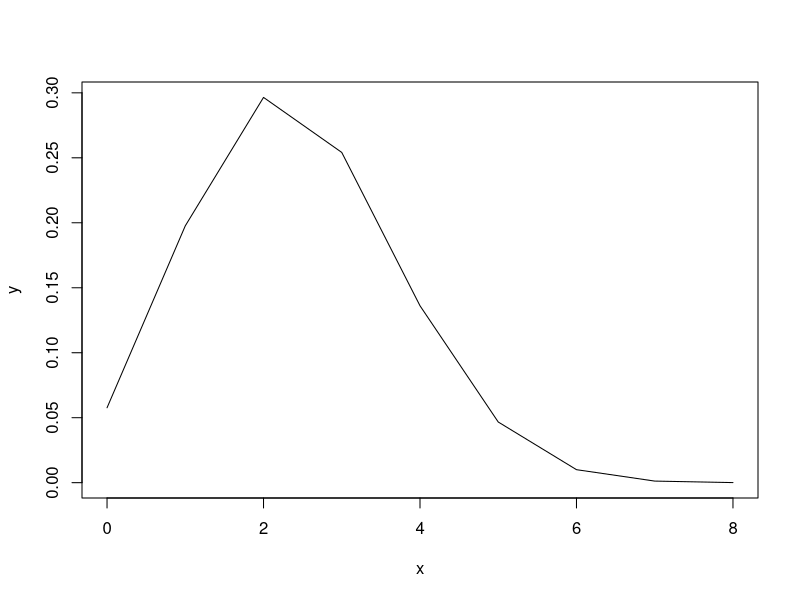
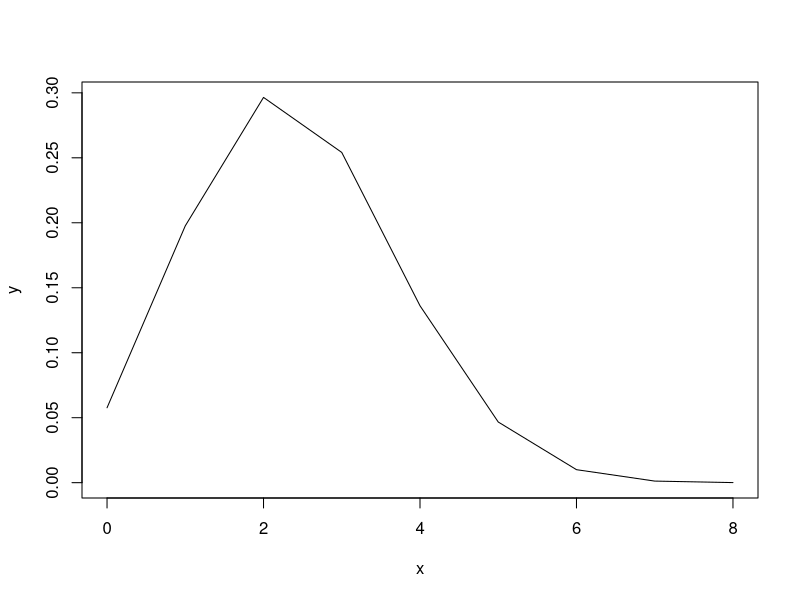
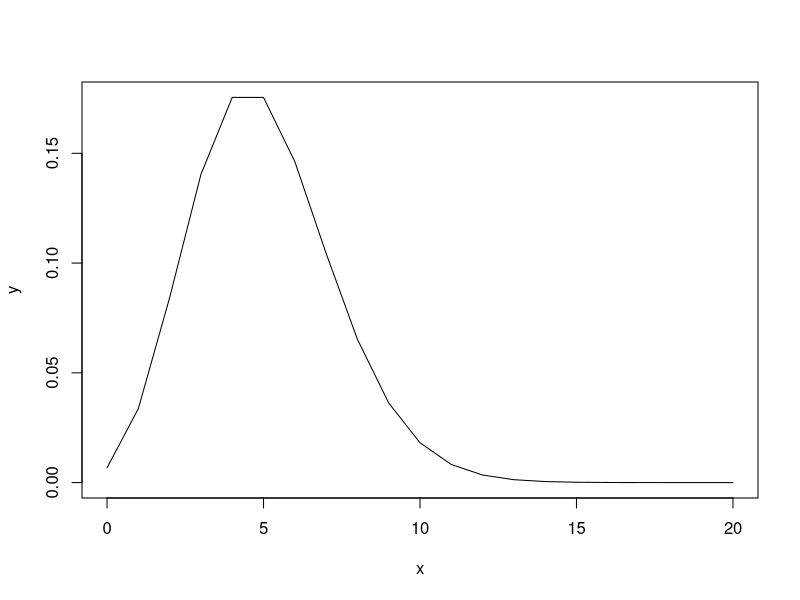
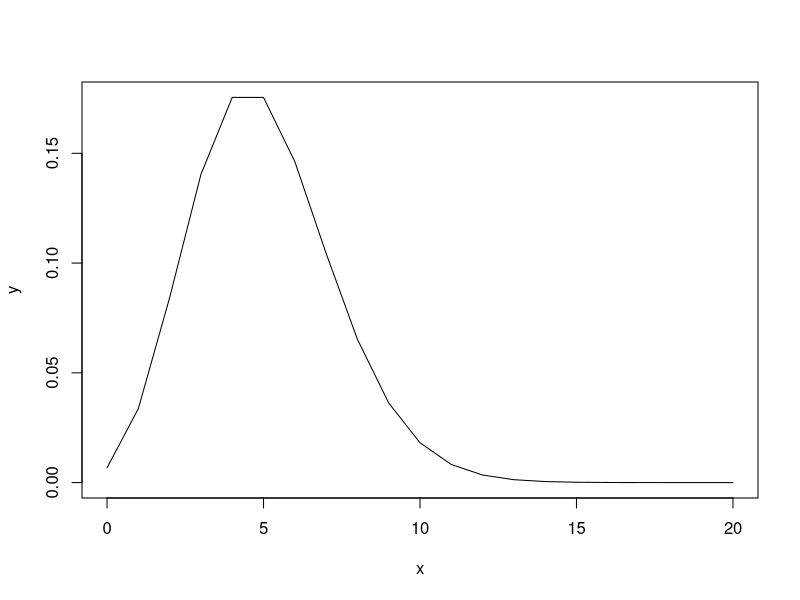
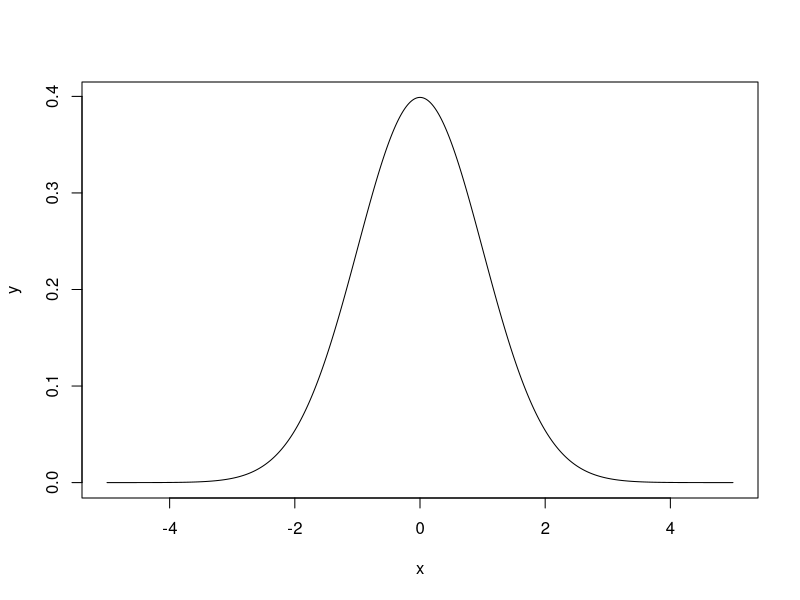
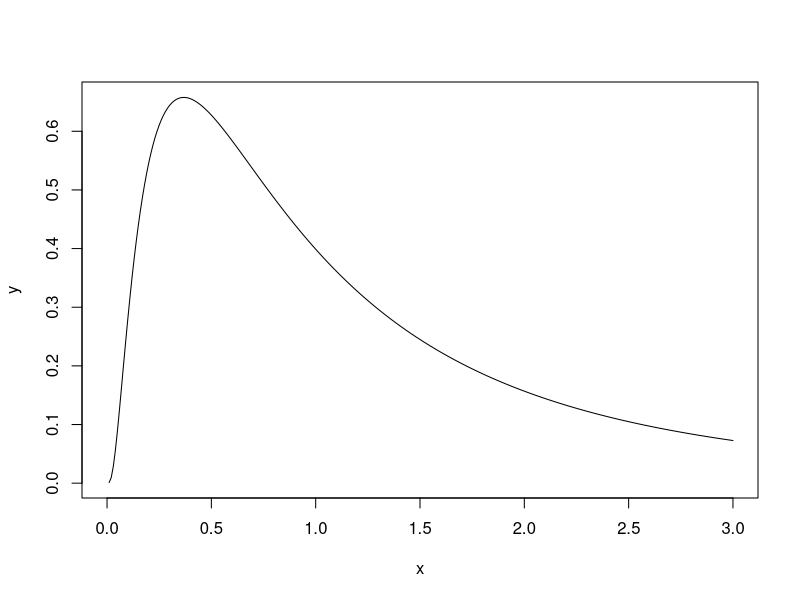
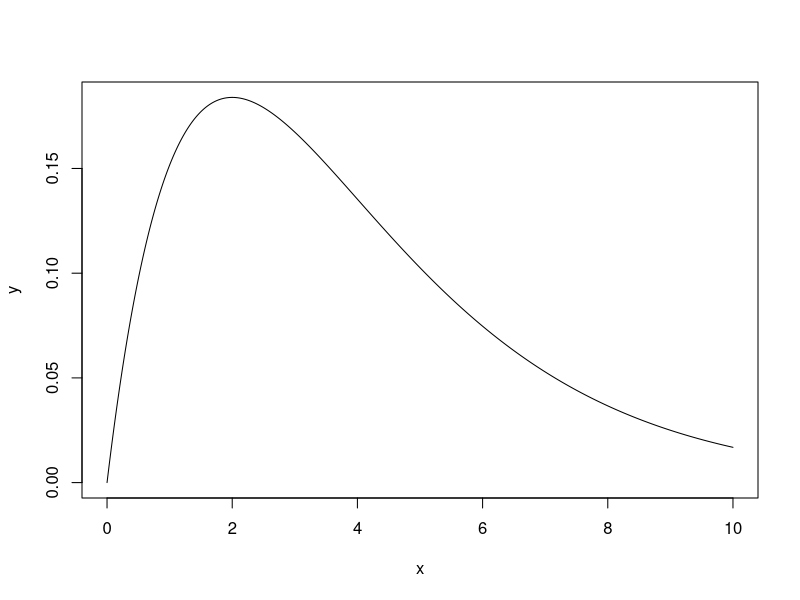
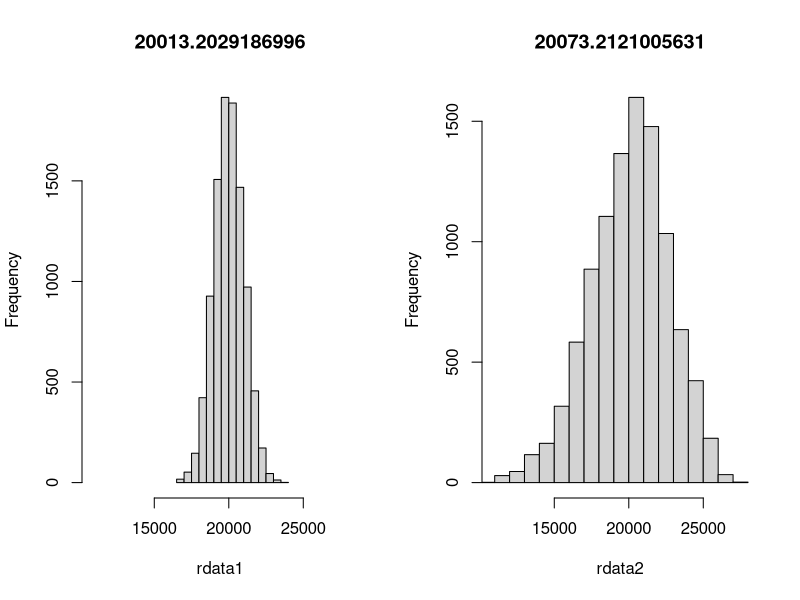

Write R code to recreate these figures, in order.
## ---- chunk 1
# 式から
p<-0.3
N<-8
x<-c(0:N)
y<-choose(N,x)*p^x*(1-p)^(N-x)
plot(x,y,type='l')
## ---- chunk 2
# 関数で
x<-c(0:8)
y<-dbinom(x,8,0.3)
plot(x,y,type='l')
## ---- chunk 3
    # 式から
    lambda<-5
    x<-c(0:20)
    y<-exp(-lambda)*lambda^x/factorial(x)
    plot(x,y,type='l')
## ---- chunk 4
  # 関数で
  lmbd<-5
  x<-c(0:20)
  y<-dpois(x,lambda=lmbd)
  plot(x,y,type='l')
## ---- chunk 5
    v<-1
    m<-0
    x<-seq(-5,5,0.01)
    y<-(1/sqrt(2*pi*v))*exp(-(x-m)^2/(2*v))
    plot(x,y,type='l')
## ---- chunk 6
    v<-1
    m<-0
    x<-seq(0,3,0.01)
    y<-1/(sqrt(2*pi*v)*x)*exp(-(log(x)-m)^2/(2*v))
    plot(x,y,type='l')
## ---- chunk 7
    shp<-2
    scl<-2
    x<-seq(0,10,0.01)
    y<-dgamma(x,shape=shp, rate=1/scl)
    plot(x,y,type='l')
## ---- chunk 8
b0<-3000
b1<-850
layout(matrix(1:2, ncol=2))
rdata1<-numeric()
rdata2<-numeric()
tp<-numeric()
for (rp in 1:100){
  tp[rp]<-rnorm(1,mean=20,sd=3)
  rdata1<-append(rdata1,rnorm(100,mean=20000,sd=1000))
  rdata2<-append(rdata2,rnorm(100,mean=b1*tp[rp]+b0,sd=1000))
}
hist(rdata1,xlim=c(min(rdata2),max(rdata2)),main=mean(rdata1))
hist(rdata2, xlim=c(min(rdata2),max(rdata2)),main=mean(rdata2))

## ---- chunk 9
layout(matrix(1:2, ncol=2))
m<-0
v<-1
n<-10000
x<-seq(m-sqrt(v)*4,m+sqrt(v)*4,0.01)
y<-(1/sqrt(2*pi*v))*exp(-(x-m)^2/(2*v))
plot(x,y,type='l')
rdata<-rnorm(n, m, sqrt(v))
hist(rdata, breaks=12)
## ---- chunk 10
# a地域とb地域では初期比が異なるけど、遷移核が同じならそのうち同じ値に収束するという例
na<-1 # a地域人数
nb<-1 # b地域人数
aAi<-0.5 # a地域におけるA社初期比
aBi<-1-aAi # a地域におけるA社初期比
bAi<-0.2 # b地域のA社初期比
bBi<-1-bAi　# b地域のB社初期比

nrp<-30 # 繰り返し数
rAA<-0.4 # 以下の4行は遷移核
rAB<-0.6
rBB<-0.1
rBA<-0.9
naA<-numeric(nrp)
naB<-numeric(nrp)
nbA<-numeric(nrp)
nbB<-numeric(nrp)
naA[1]<-na*aAi
naB[1]<-na*aBi
nbA[1]<-nb*bAi
nbB[1]<-nb*bBi
for(rp in 2:nrp){
  naA[rp]<-naA[rp-1]*rAA+naB[rp-1]*rBA
  naB[rp]<-naA[rp-1]*rAB+naB[rp-1]*rBB
  nbA[rp]<-nbA[rp-1]*rAA+nbB[rp-1]*rBA
  nbB[rp]<-nbA[rp-1]*rAB+nbB[rp-1]*rBB
}
layout(matrix(1:2, ncol=2))
plot(naA, type='l',col='red',ylim=c(0,1.0))
par(new=T)
plot(naB, type='l',col='blue',xlab='',ylab='',ylim=c(0,1.0))
plot(nbA, type='l',col='red',ylim=c(0,1.0))
par(new=T)
plot(nbB, type='l',col='blue',xlab='',ylab='',ylim=c(0,1.0))
## ---- chunk 11
layout(matrix(1:2, ncol=2))
nrp<-2000
data<-c(2.4,3.2,2.2,4.6,3.3)
m<-0
v<-1
chain<-1
#knl<-numeric(nrp)
#theta<-numeric(nrp)
knl<-matrix(0,nrow=nrp, ncol=chain)
theta<-matrix(0,nrow=nrp,ncol=chain)

ratio<-1
for (nc in 1:chain){
  theta[1, nc]<-runif(1,min=-2,max=2) # -2から2の連続一様分布に従う乱数
  for (rp in 1:nrp){
    kp<-numeric(length(data))
    for (d in 1:length(data)){
      kp[d]<-exp(-((data[d]-theta[rp,nc])^2)/2)/sqrt(2)*pi
    }
    knl[rp,nc]<-prod(kp)*exp(-(theta[rp,nc]^2/20000))/sqrt(20000*pi) #カーネルの計算
    
    if (rp>1){
      lr<-knl[rp,nc]/knl[rp-1,nc]  # カーネル比（rate）の算出
      if (runif(1)>lr){ # 確率rateで提案thetaを採用
        #print(lr)
        theta[rp,nc]<-theta[rp-1,nc]
        knl[rp,nc]<-knl[rp-1,nc]
      }
    }
    if (rp<nrp){
      theta[rp+1,nc]<-theta[rp,nc]+rnorm(1,m,v) # 次のthetaの生成, 平均m, 分散vの正規分布に従う乱数を前のthetaにたす
    } 
  }
}

for (wf in 1:chain){
  if (wf>1){
    par(new=T)
    plot(theta[1:nrp,wf],type='l', xlab='',ylab='', col=wf, ylim=(c(min(theta),max(theta))))
  }else{
    plot(theta[1:nrp,wf],type='l', main=mean(theta), col=wf, ylim=(c(min(theta),max(theta))))
  }
}
par(new=F)
for (wf in 1:chain){
  if (wf>1){
    hist(theta[,wf], col=adjustcolor(wf, alpha.f=0.3), add=TRUE, breaks=seq(floor(min(theta)),ceiling(max(theta)),1))
  }else{
    hist(theta[,wf], col=adjustcolor(wf, alpha.f=0.3), breaks=seq(floor(min(theta)),ceiling(max(theta)),1))
  }
}

## ---- chunk 12
layout(matrix(1:2, ncol=2))
data<-c(4,3,4,5,5,2,3,1,4,0,1,5,5,6,5,4,4,5,3,4)
hist(data,breaks=c(-1:7))
logb<-function(x) sum(log(dbinom(data, 8, x)))
q <- seq(0.2, 0.7, 0.01)
plot(q, sapply(q, logb), type='l')
## ---- chunk 13
nrp<-1000
qi<-0.159
n<-8
data<-c(4,3,4,5,5,2,3,1,4,0,1,5,5,6,5,4,4,5,3,4)
logL<-numeric(nrp)
q<-numeric(nrp)
q[1]<-qi
for (rp in 1:nrp){
  lh<-numeric(length(data))
  for (d in 1:length(data)){
    lh[d]<-choose(n,data[d])*q[rp]^data[d]*(1-q[rp])^(n-data[d])
  }
  logL[rp]<-log(prod(lh))
  if (rp>1){
    if (logL[rp]<logL[rp-1]){
      q[rp]<-q[rp-1]
      logL[rp]<-logL[rp-1]
    }
  }
  if (round(runif(1))){
    q[rp+1]<-q[rp]+0.001
  }else{
    q[rp+1]<-q[rp]-0.001
  }
}
plot(q[1:nrp],type='l', main=q[nrp])
## ---- chunk 14
layout(matrix(1:2, ncol=1))
nrp<-100000
qi<-0.30
n<-8
data<-c(4,3,4,5,5,2,3,1,4,0,1,5,5,6,5,4,4,5,3,4)
logL<-numeric(nrp)
q<-numeric(nrp)
q[1]<-qi
lr<-1
for (rp in 1:nrp){
  lh<-numeric(length(data))
  for (d in 1:length(data)){
    lh[d]<-choose(n,data[d])*q[rp]^data[d]*(1-q[rp])^(n-data[d])
  }
  logL[rp]<-log(prod(lh))
  if (rp>1){
    lr<-exp(logL[rp]-logL[rp-1])
    if (runif(1)>lr){
      #print(lr)
      q[rp]<-q[rp-1]
      logL[rp]<-logL[rp-1]
    }
  }
  if (round(runif(1))){
    q[rp+1]<-min(0.99,q[rp]+0.01)
  }else{
    q[rp+1]<-max(0.01,q[rp]-0.01)
  }
}
plot(q[1:nrp],type='l', main=mean(q))
hist(q)
